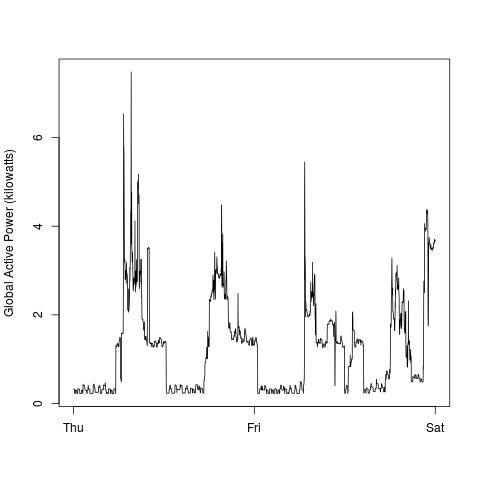

R code for this plot:
setwd("~/cursos/data_science_Coursera/4_exploring_data/assignment1/")
load("consumption") #Load hpc dataframe

#Generating Plot 2 (plot of "Global Active Power" by day)
png(filename = "plot2.png", width = 480, height = 480)
plot(hpc$GlobalActivePower, type="l",xaxt="n", xlab="", ylab="Global Active Power (kilowatts)")
axis(1,at = c(0,(nrow(hpc))/2,nrow(hpc)), labels = c("Thu", "Fri", "Sat"))
dev.off()
